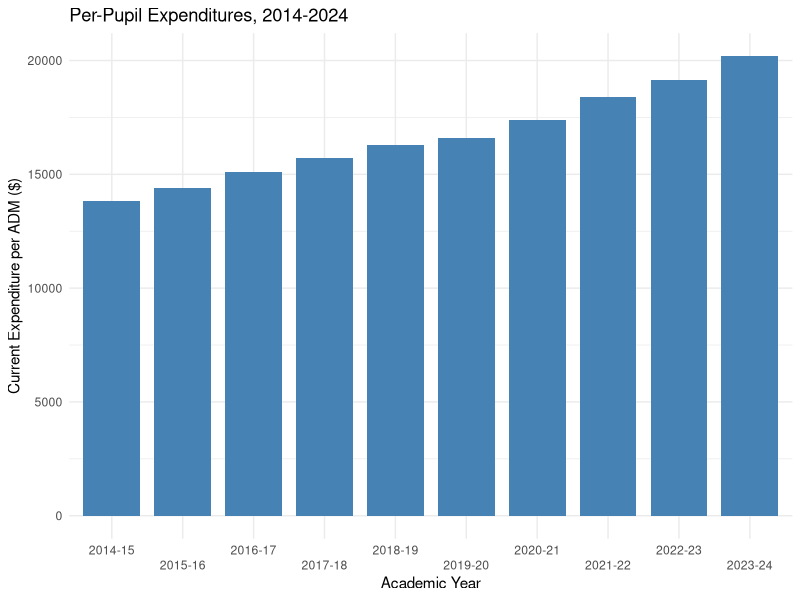
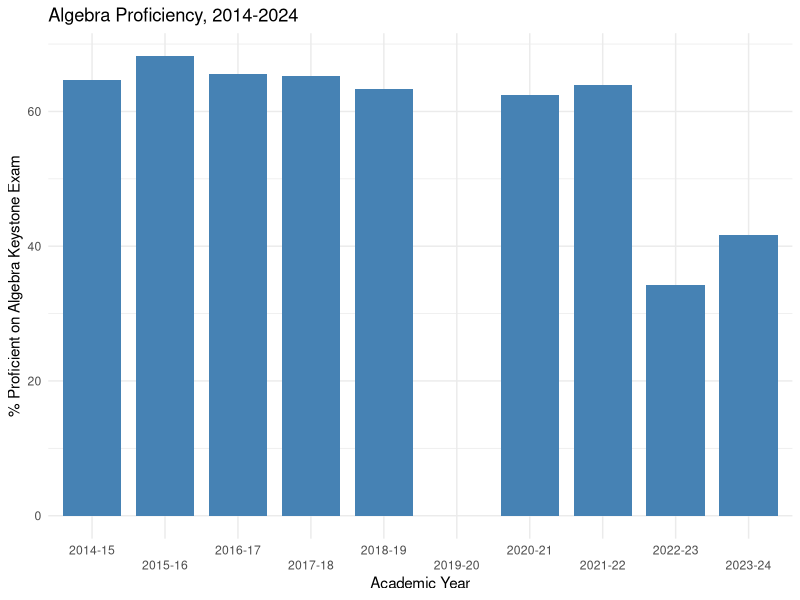
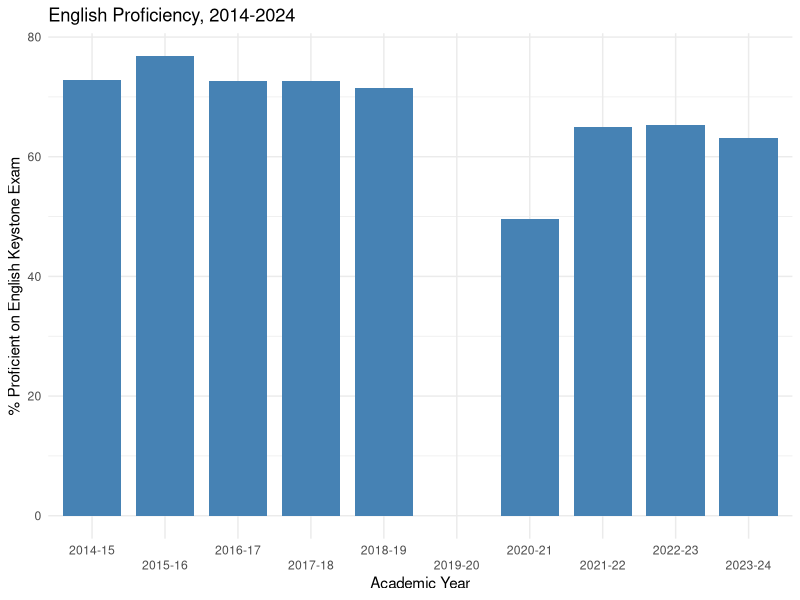
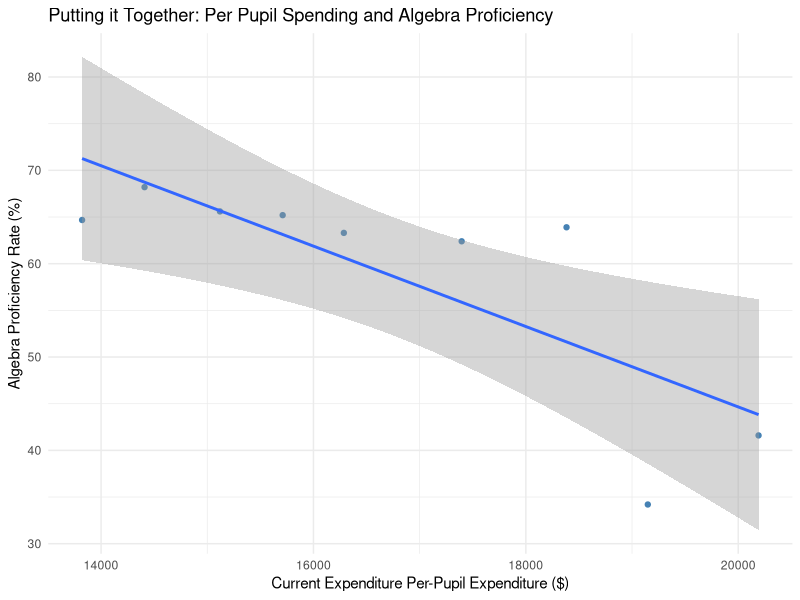
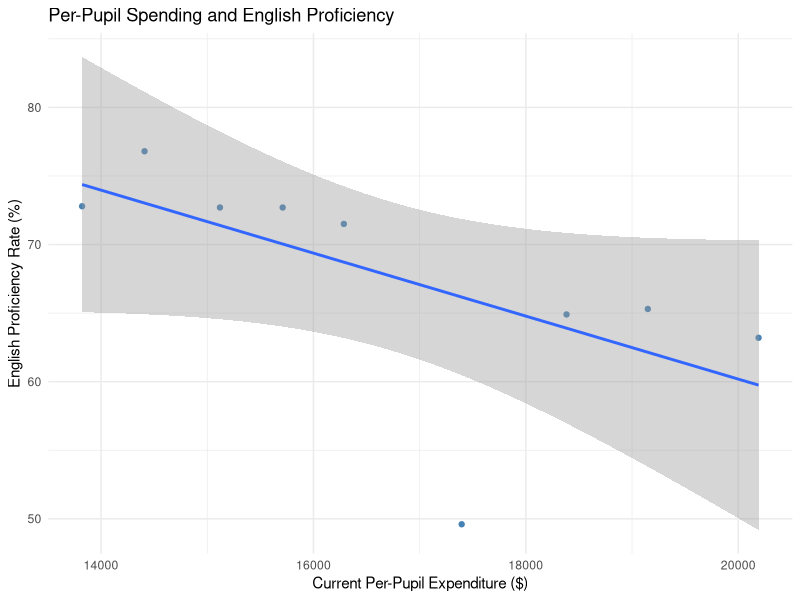
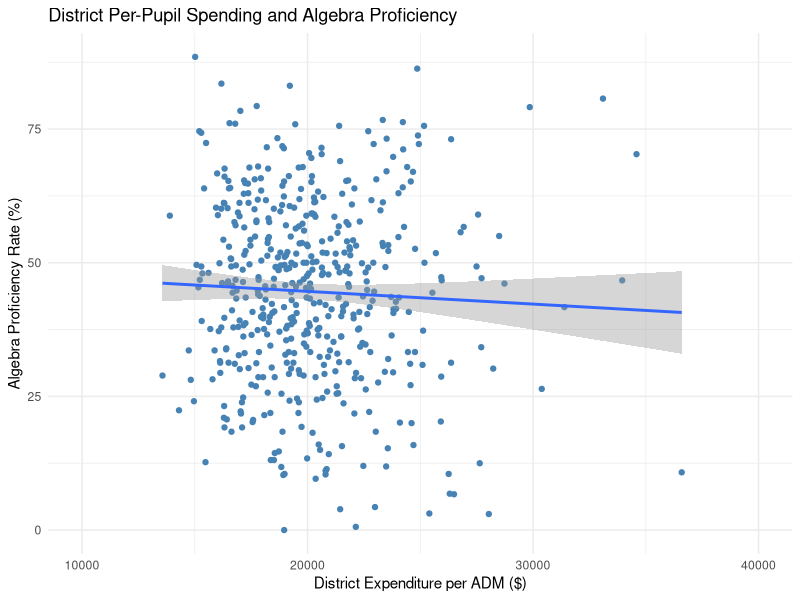
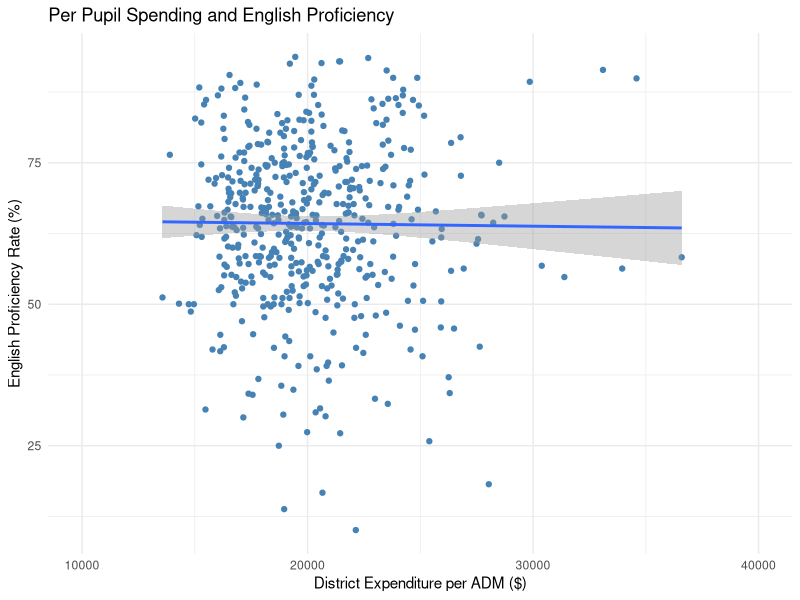
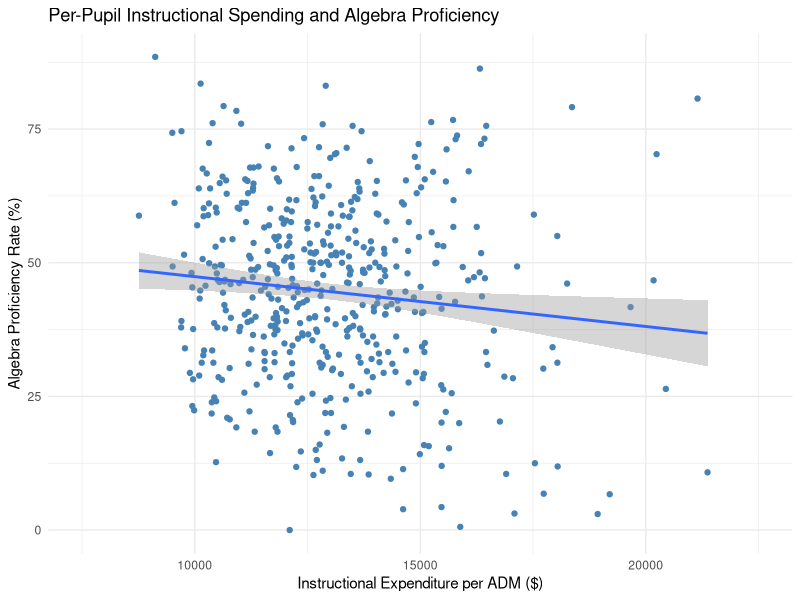

Reproduce these figures in R, in order.
## ---- chunk 1
#| message: false
#| warning: false
library(tidyverse)
library(knitr)
keystone <- read_csv("./data/keystone.csv")
snapshot2024 <- read_csv("./data/snapshot2024.csv")
## ---- chunk 2
#Broad overview to get a sense of the data
head(keystone)

#Number of rows (observations)
nrow(keystone)

#Number of columns (vairables)
ncol(keystone)
## ---- chunk 3
#Broad overview to get a sense of the data
head(snapshot2024)

#Number of rows (observations)
nrow(snapshot2024)

#Number of columns (vairables)
ncol(snapshot2024)

## ---- chunk 4
summary_2024 <- summary(snapshot2024[,-c(1,2)])

summary_2024 |>
  kable(
    col.names = c("Total Expense per ADM",
                  "Instruction per ADM", "Algebra Proficiency",
                  "Biology Proficiency", "English Proficiency"),
    digits = 2,
    caption = "Summary Statistics for 2023-24 Spending and Exam Score Data"
  )
## ---- chunk 5
#| message: false
#| warning: false
library(scales)
ggplot(keystone, aes(x=year, y=tot_current_per_adm)) +
geom_col(width=0.8, fill="steelblue") +
  labs(title = "Per-Pupil Expenditures, 2014-2024") +
  labs(x = "Academic Year", y = "Current Expenditure per ADM ($)") +
  scale_x_discrete(guide = guide_axis(n.dodge = 2)) +
  theme_minimal()
## ---- chunk 6
#| message: false
#| warning: false
library(scales)
ggplot(keystone, aes(x=year, y=tot_prof_alg)) +
geom_col(width=0.8, fill="steelblue") +
  labs(title = "Algebra Proficiency, 2014-2024") +
  labs(x = "Academic Year", y = "% Proficient on Algebra Keystone Exam") +
  scale_x_discrete(guide = guide_axis(n.dodge = 2)) +
  theme_minimal()
## ---- chunk 7
#| message: false
#| warning: false
library(scales)
ggplot(keystone, aes(x=year, y=tot_prof_eng)) +
geom_col(width=0.8, fill="steelblue") +
  labs(title = "English Proficiency, 2014-2024") +
  labs(x = "Academic Year", y = "% Proficient on English Keystone Exam") +
  scale_x_discrete(guide = guide_axis(n.dodge = 2)) +
  theme_minimal()
## ---- chunk 8
#| message: false
#| warning: false
#Plotting per-pupil spending and algebra proficiency rate
ggplot(keystone,
aes(tot_current_per_adm, tot_prof_alg)) +
  geom_point(color = "steelblue") +
  geom_smooth(method = "lm") +
  labs(x = "Current Expenditure Per-Pupil Expenditure ($)", y = "Algebra Proficiency Rate (%)",
       title = "Putting it Together: Per Pupil Spending and Algebra Proficiency") +
  theme_minimal()

#Simple regression
algebra_lm <- lm(tot_prof_alg ~ tot_current_per_adm, data = keystone)
summary(algebra_lm)

#Correlation coefficient
coef_alg <- cor(keystone$tot_current_per_adm, keystone$tot_prof_alg, use="complete.obs")
coef_alg
## ---- chunk 9
#| message: false
#| warning: false
#Plotting per-pupil spending and algebra proficiency rate
ggplot(keystone,
aes(tot_current_per_adm, tot_prof_eng)) +
  geom_point(color = "steelblue") +
  geom_smooth(method = "lm") +
  labs(x = "Current Per-Pupil Expenditure ($)", y = "English Proficiency Rate (%)",
       title = "Per-Pupil Spending and English Proficiency") +
  theme_minimal()

#Simple regression
english_lm <- lm(tot_prof_eng ~ tot_current_per_adm, data = keystone)
summary(english_lm)

#Correlation coefficient
coef_eng <- cor(keystone$tot_current_per_adm, keystone$tot_prof_eng,
                use="complete.obs")
coef_eng
## ---- chunk 10
#| message: false
#| warning: false
#Plotting 2023-24 per-pupil spending and algebra proficiency rate
ggplot(snapshot2024,
aes(current_per_adm, prof_alg)) +
  geom_point(color = "steelblue") +
  xlim(10000,40000) +
  geom_smooth(method = "lm") +
  labs(x = "District Expenditure per ADM ($)", y = "Algebra Proficiency Rate (%)",
       title = "District Per-Pupil Spending and Algebra Proficiency") +
  theme_minimal()

#Simple regression
alg2024_lm <- lm(prof_alg ~ current_per_adm, data = snapshot2024)
summary(alg2024_lm)

#Correlation coefficient
coef_alg2024 <- cor(snapshot2024$current_per_adm, snapshot2024$prof_alg, use="complete.obs")
coef_alg2024
## ---- chunk 11
#Plotting 2023-24 per-pupil spending and English proficiency rate
ggplot(snapshot2024,
aes(current_per_adm, prof_eng)) +
  geom_point(color = "steelblue") +
  xlim(10000,40000) +
  geom_smooth(method = "lm") +
  labs(x = "District Expenditure per ADM ($)", y = "English Proficiency Rate (%)",
       title = "Per Pupil Spending and English Proficiency") +
  theme_minimal()

#Simple regression
eng2024_lm <- lm(prof_eng ~ current_per_adm, data = snapshot2024)
summary(eng2024_lm)

#Correlation coefficient
coef_eng2024 <- cor(snapshot2024$current_per_adm, snapshot2024$prof_eng, use="complete.obs")
coef_eng2024
## ---- chunk 12
#| message: false
#| warning: false
#Plotting 2023-24 per-pupil instructional spending and algebra proficiency rate
ggplot(snapshot2024,
aes(instruction_per_adm, prof_alg)) +
  geom_point(color = "steelblue") +
  xlim(7500, 22500) +
  geom_smooth(method = "lm") +
  labs(x = "Instructional Expenditure per ADM ($)", y = "Algebra Proficiency Rate (%)",
       title = "Per-Pupil Instructional Spending and Algebra Proficiency") +
  theme_minimal()

#Simple regression
alg_instruction_lm <- lm(prof_alg ~ instruction_per_adm, data = snapshot2024)
summary(alg_instruction_lm)

#Correlation coefficient
coef_alg_instruction <- cor(snapshot2024$instruction_per_adm, snapshot2024$prof_alg,
                            use="complete.obs")
coef_alg_instruction
## ---- chunk 13
#Reading in spreadsheet with added data 
snapshot2024_2 <- read_csv("./data/snapshot2024_2.csv")

#Plotting 2023-24 per-pupil spending and Algebra proficiency rate for black students 
ggplot(snapshot2024_2,
aes(current_per_adm, prof_alg_black)) +
  geom_point(color = "steelblue") +
  xlim(10000,40000) +
  geom_smooth(method = "lm") +
  labs(x = "District Expenditure per ADM ($)", y = "Algebra Proficiency Rate (%)",
       title = "Per Pupil Spending and Algebra Proficiency for Black Students") +
  theme_minimal()

#Simple regression
alg_black_lm <- lm(prof_alg_black ~ current_per_adm, data = snapshot2024_2)
summary(alg_black_lm)

#Correlation coefficient
coef_alg_black <- cor(snapshot2024_2$current_per_adm, snapshot2024_2$prof_alg_black, use="complete.obs")
coef_alg_black
## ---- chunk 14
#Plotting 2023-24 per-pupil spending and Algebra proficiency rate for white students 
ggplot(snapshot2024_2,
aes(current_per_adm, prof_alg_white)) +
  geom_point(color = "steelblue") +
  xlim(10000,40000) +
  geom_smooth(method = "lm") +
  labs(x = "District Expenditure per ADM ($)", y = "Algebra Proficiency Rate (%)",
       title = "Per Pupil Spending and Algebra Proficiency for White Students") +
  theme_minimal()

#Simple regression
alg_white_lm <- lm(prof_alg_white ~ current_per_adm, data = snapshot2024_2)
summary(alg_white_lm)
## ---- chunk 15
#Plotting 2023-24 per-pupil spending and Algebra proficiency rate for
# economically disadvantaged students 
ggplot(snapshot2024_2,
aes(current_per_adm, prof_alg_dis)) +
  geom_point(color = "steelblue") +
  xlim(10000,40000) +
  geom_smooth(method = "lm") +
  labs(x = "District Expenditure per ADM ($)", y = "Algebra Proficiency Rate (%)",
       title = "Per Pupil Spending and Algebra Proficiency for Disadvantaged Students") +
  theme_minimal()

#Simple regression
alg_dis_lm <- lm(prof_alg_dis ~ current_per_adm, data = snapshot2024_2)
summary(alg_dis_lm)

#Correlation coefficient
coef_alg_dis <- cor(snapshot2024_2$current_per_adm, snapshot2024_2$prof_alg_dis, use="complete.obs")
coef_alg_dis
